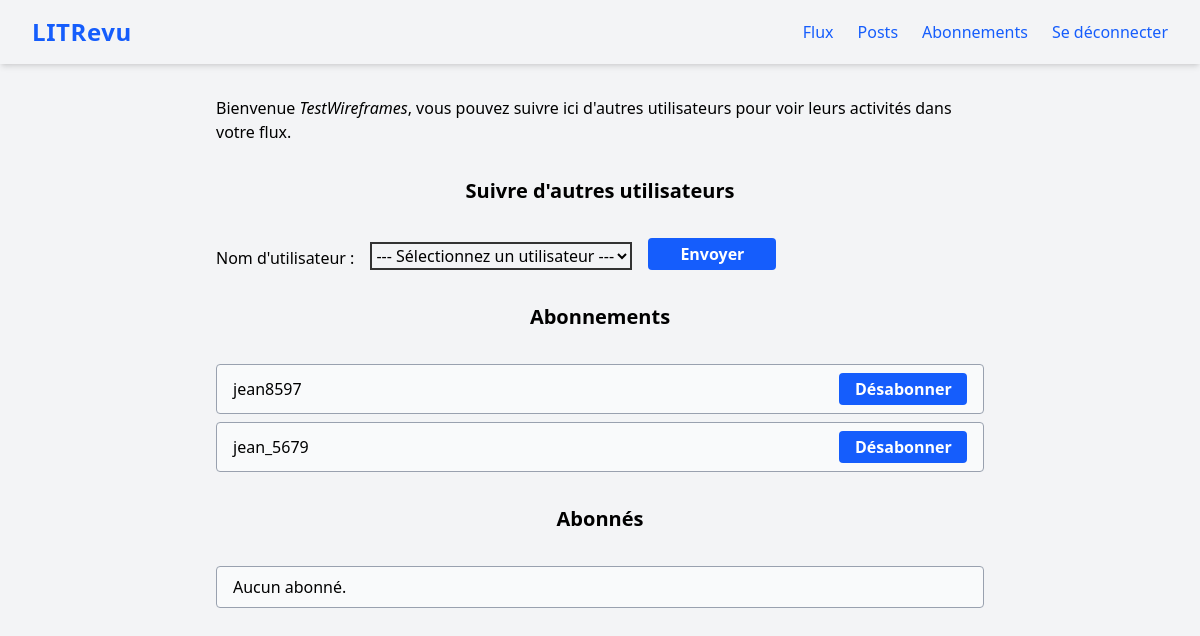
The page /follow-users/ (signed in) on the database as committed earlier.
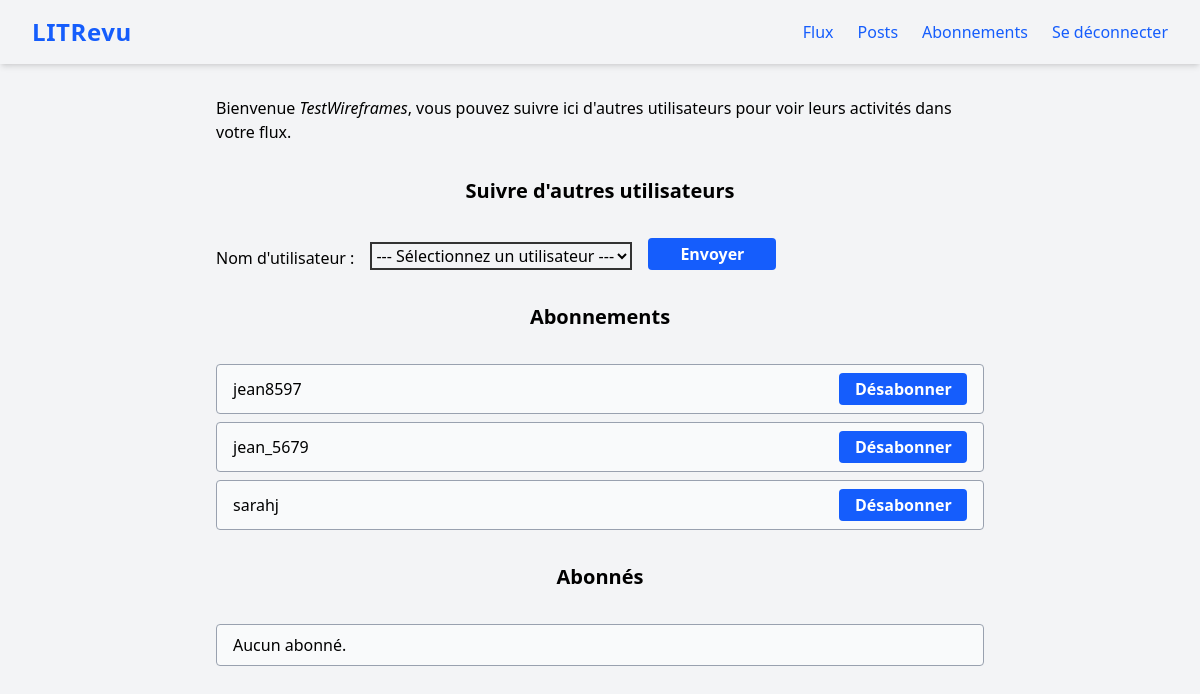
The same page on the database as committed later.
### review/models.py (models this page shows, shortened)
class UserFollows(models.Model):
    user = models.ForeignKey(
        to=settings.AUTH_USER_MODEL,
        related_name='following',
        on_delete=models.CASCADE
    )
    followed_user = models.ForeignKey(
        to=settings.AUTH_USER_MODEL,
        related_name='followed_by',
        on_delete=models.CASCADE
    )
    class Meta:
        unique_together = ('user', 'followed_user', )

### authentication/models.py (models this page shows)
class User(AbstractUser):
    follows = models.ManyToManyField(
        'self',
        symmetrical=False,
        verbose_name='suit'
    )

### review/views.py (the view)
# urls.py: path('follow-users/', review.views.follow_users, name='follow-users'),
@login_required
def follow_users(request):
    message = None
    if request.method == 'POST':
        form = forms.FollowUsersForm(request.POST, user=request.user)
        if form.is_valid():
            username = form.cleaned_data['username']
            try:
                user_to_follow = User.objects.get(username=username)
                if user_to_follow == request.user:
                    message = "Vous ne pouvez pas vous suivre vous-même."
                elif models.UserFollows.objects.filter(
                    user=request.user,
                    followed_user=user_to_follow
                ).exists():
                    message = f"Vous suivez déjà {username}."
                else:
                    models.UserFollows.objects.create(
                        user=request.user,
                        followed_user=user_to_follow
                        )
                    message = f"Vous suivez maintenant {username}."
            except User.DoesNotExist:
                message = f"L'utilisateur '{username}' n'existe pas."
    else:
        form = forms.FollowUsersForm(user=request.user)
    followers = models.UserFollows.objects.filter(followed_user=request.user)
    following = models.UserFollows.objects.filter(user=request.user)
    return render(
        request,
        'review/follow_users_form.html',
        context={
            'form': form,
            'followers': followers,
            'following': following,
            'message': message
        }
    )

### review/forms.py
class FollowUsersForm(forms.Form):
    username = forms.ChoiceField(
        label="Nom d'utilisateur",
        choices=[],
        widget=forms.Select(attrs={
            'class': 'form-control',
            'style': 'border:2px solid #333;'
        })
    )
    def __init__(self, *args, **kwargs):
        current_user = kwargs.pop('user', None)
        super().__init__(*args, **kwargs)
        User = get_user_model()
        users_qs = User.objects.all()
        if current_user:
            users_qs = users_qs.exclude(pk=current_user.pk)
            already_followed = UserFollows.objects.filter(
                user=current_user
            ).values_list('followed_user', flat=True)
            users_qs = users_qs.exclude(pk__in=already_followed)
        self.fields['username'].choices = [
            ('', '--- Sélectionnez un utilisateur ---')
        ] + [
            (user.username, user.username) for user in users_qs
        ]

### review/templates/review/follow_users_form.html (shortened to what this page needs)
{% extends 'base.html' %}
{% block content %}
    <p class="mb-4">Bienvenue <em>{{ user.username }}</em>, vous pouvez suivre ici d'autres utilisateurs pour voir leurs activités dans votre flux.</p>
    <h3 class="text-center my-8">Suivre d'autres utilisateurs</h3>
    <form method="post">
        <div style="display: flex; align-items: flex-end; gap: 1rem;">
            <label for="{{ form.username.id_for_label }}">{{ form.username.label }} : </label>
            {{ form.username }}
            <button type="submit" class="bg-blue-600 text-white px-4 py-1 rounded hover:bg-blue-700 font-semibold transition w-32">Envoyer</button>
        </div>
    </form>
    <h3 class="text-center my-8">Abonnements</h3>
    <div class="flex flex-col gap-2 mb-8">
        {% for follow in following %}
            <div class="flex items-center justify-between border border-gray-400 rounded px-4 py-2 bg-gray-50">
                <span>{{ follow.followed_user }}</span>
                <form method="post" action="{% url 'unfollow-user' follow.followed_user.id %}">
                    <button type="submit" class="bg-blue-600 text-white px-4 py-1 rounded hover:bg-blue-700 font-semibold transition w-32">Désabonner</button>
                </form>
            </div>
        {% empty %}
            <div class="border border-gray-400 rounded px-4 py-2 bg-gray-50">Vous ne suivez personne.</div>
        {% endfor %}
    </div>
    <h3 class="text-center my-8">Abonnés</h3>
    <div class="flex flex-col gap-2 mb-8">
        {% for follow in followers %}
            <div class="border border-gray-400 rounded px-4 py-2 bg-gray-50">{{ follow.user }}</div>
        {% empty %}
            <div class="border border-gray-400 rounded px-4 py-2 bg-gray-50">Aucun abonné.</div>
        {% endfor %}
    </div>
{% endblock content %}

Rows that differ between the two databases and show on the page:
added UserFollows: followed_user "sarahj"
